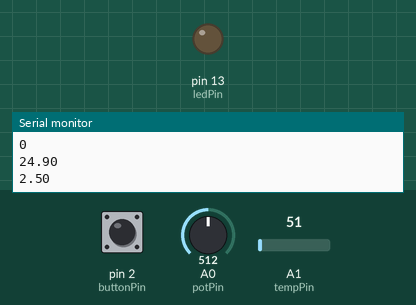
Bench run of a sketch on a simulated Arduino Uno, built with avr-gcc and run on an emulated ATmega328P. On the bench: output pins drawn as LEDs (lit = HIGH), the last lines printed to the serial monitor. The test bench sets the inputs (shaded band); at power-on: pin 2 (buttonPin) LOW, A0 (potPin) = 512, A1 (tempPin) = 51.

Above: at 1.3 s.
1.4 s: pin 2 (buttonPin) pulled HIGH for 0.6 s
At 1.9 s:
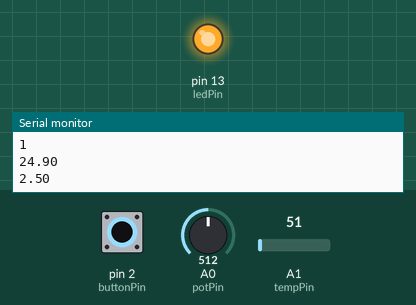
3.5 s: pin 2 (buttonPin) pulled HIGH for 3.2 s
At 7.9 s:
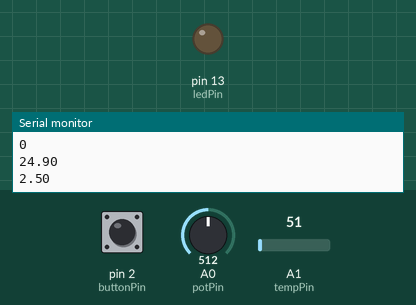
Timing chart, 0 to 9.4 s (numbered marks = the images above; inputs shaded):
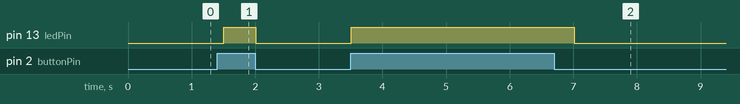

The sketch:

Prueba_Pi_serial.ino
```cpp
/*
 * Programa para leectura y generacion de datos de simulacion para sevidor OPC UA comunicacion de puerto serial con Raspberry Pi 4B con Node-Red
 * Hecho por JM
 */
/*
 * Lista de orden de impesion de datos:
 * Pushbutton [0, 1]
 * Sensor de temperatura [*C]
 * Potenciometro [0-5V]
 */
int tempPin = 1;
int buttonPin = 2;     // the number of the pushbutton pin
int ledPin =  13;      // the number of the LED pin
int val;
int buttonState = 0;         // variable for reading the pushbutton status
int potPin = 0;
float medidor;


void setup() {
  // initialize serial communication at 9600 bits per second:
  Serial.begin(9600);
  // initialize the LED pin as an output:
  pinMode(ledPin, OUTPUT);
  // initialize the pushbutton pin as an input:
  pinMode(buttonPin, INPUT);
  pinMode(potPin, INPUT);
}

void loop() {
  // read the state of the pushbutton value:
  int buttonState = digitalRead(buttonPin);

  // check if the pushbutton is pressed. If it is, the buttonState is HIGH:
  if (buttonState == HIGH) {
    // turn LED on:
    digitalWrite(ledPin, HIGH);
  } else {
    // turn LED off:
    digitalWrite(ledPin, LOW);
  }
  // print out the state of the button:
  //  Serial.print("B2=");
  Serial.println(buttonState);


  val = analogRead(tempPin);
  float mv = ( val / 1024.0) * 5000;
  float cel = mv / 10;
  float farh = (cel * 9) / 5 + 32;
  //  Serial.print("Temperatura=");
  Serial.println(cel);
  //  Serial.print("*C");
  //  delay(500);
  /* uncomment this to get temperature in farenhite
    Serial.print("TEMPRATURE = ");
    Serial.print(farh);
    Serial.print("*F");
    Serial.println();
  */
  medidor = analogRead(potPin);
  //  Serial.print("Pot=");
  Serial.println((medidor * 5) / 1023);
  delay(500);        // delay in between reads for stability
}
```

Measured:
- after the input at 1.4 s, pin 13 (ledPin): LOW → HIGH after 0.10 s, → LOW 0.50 s later
- after the input at 3.5 s, pin 13 (ledPin): LOW → HIGH at once, → LOW 3.5 s later
